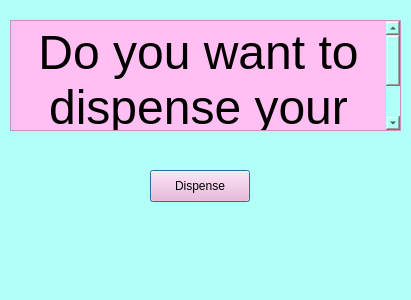
<?xml version="1.0" encoding="UTF-8"?>
<ui version="4.0">
 <class>Dialog</class>
 <widget class="QDialog" name="Dialog">
  <property name="geometry">
   <rect>
    <x>0</x>
    <y>0</y>
    <width>411</width>
    <height>300</height>
   </rect>
  </property>
  <property name="windowTitle">
   <string>Dialog</string>
  </property>
  <property name="styleSheet">
   <string notr="true">
background-color: rgb(178, 255, 248)</string>
  </property>
  <widget class="QPushButton" name="pushButton">
   <property name="geometry">
    <rect>
     <x>150</x>
     <y>170</y>
     <width>100</width>
     <height>32</height>
    </rect>
   </property>
   <property name="styleSheet">
    <string notr="true">
background-color:rgb(255, 173, 215)</string>
   </property>
   <property name="text">
    <string>Dispense</string>
   </property>
  </widget>
  <widget class="QTextEdit" name="textEdit">
   <property name="geometry">
    <rect>
     <x>10</x>
     <y>20</y>
     <width>391</width>
     <height>111</height>
    </rect>
   </property>
   <property name="styleSheet">
    <string notr="true">background-color: rgb(255, 191, 242);</string>
   </property>
   <property name="html">
    <string>&lt;!DOCTYPE HTML PUBLIC &quot;-//W3C//DTD HTML 4.0//EN&quot; &quot;http://www.w3.org/TR/REC-html40/strict.dtd&quot;&gt;
&lt;html&gt;&lt;head&gt;&lt;meta name=&quot;qrichtext&quot; content=&quot;1&quot; /&gt;&lt;meta charset=&quot;utf-8&quot; /&gt;&lt;style type=&quot;text/css&quot;&gt;
p, li { white-space: pre-wrap; }
&lt;/style&gt;&lt;/head&gt;&lt;body style=&quot; font-family:'.AppleSystemUIFont'; font-size:13pt; font-weight:400; font-style:normal;&quot;&gt;
&lt;p align=&quot;center&quot; style=&quot; margin-top:12px; margin-bottom:12px; margin-left:0px; margin-right:0px; -qt-block-indent:0; text-indent:0px;&quot;&gt;&lt;span style=&quot; font-size:36pt; color:#010000;&quot;&gt;Do you want to dispense your pill?&lt;/span&gt;&lt;/p&gt;&lt;/body&gt;&lt;/html&gt;</string>
   </property>
  </widget>
 </widget>
 <resources/>
 <connections/>
</ui>
